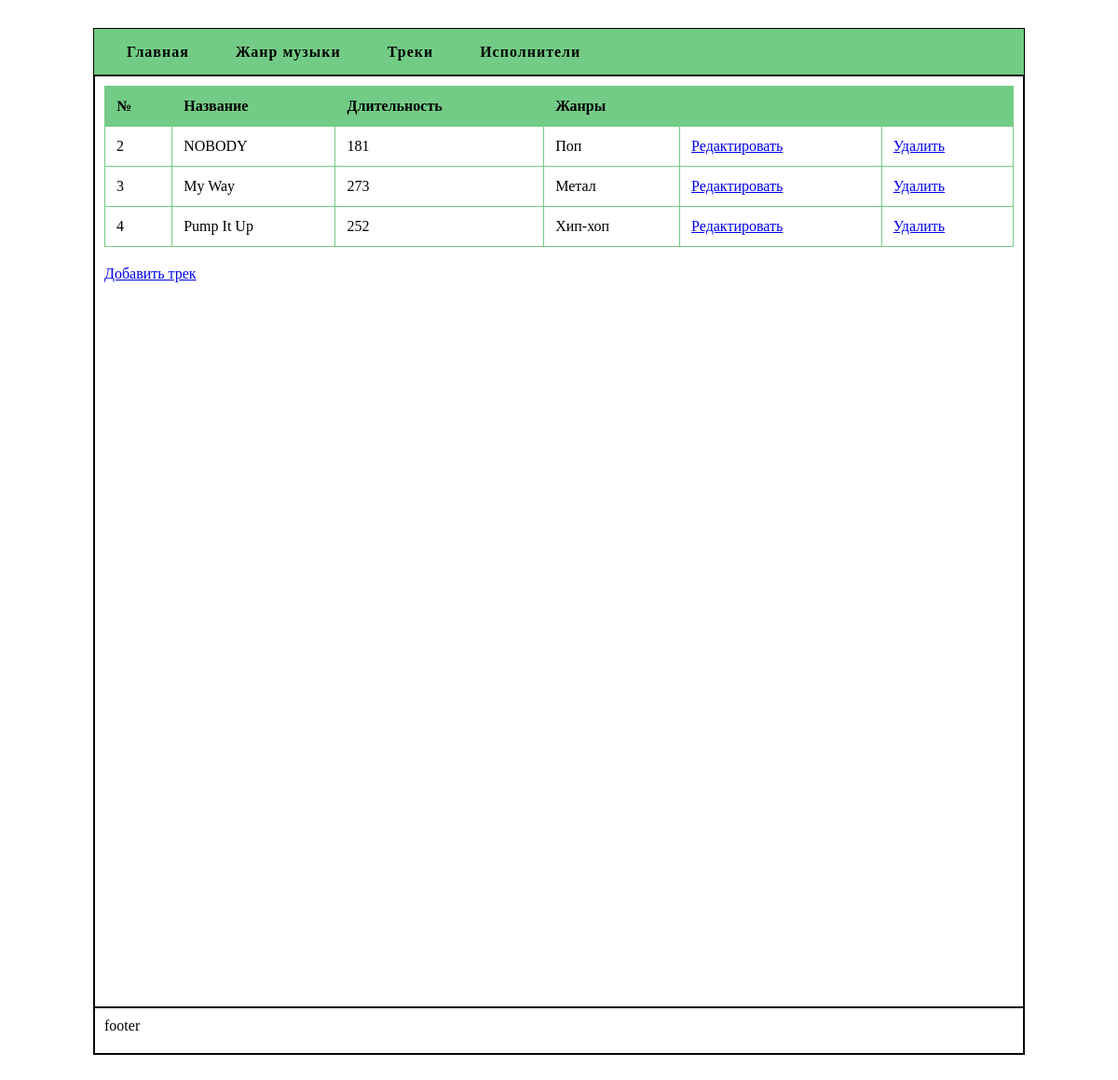
/tracks/, run on the app's committed database.
### main/models.py (models this page shows, shortened)
class Track(models.Model):
    title = models.CharField(max_length=500, unique=True)
    duration = models.IntegerField()
    genre = models.ManyToManyField(Genre)
    artist = models.ForeignKey(Artist, on_delete=models.RESTRICT, null=True)

class Genre(models.Model):
    name_eng = models.CharField(max_length=100)
    name_ru = models.CharField(max_length=100)
    description = models.TextField()

### main/views.py (the view)
# urls.py: path('tracks/', views.tracks),
def tracks(request):
    t = Track.objects.all()
    return render(request, 'tracks.html', {'tracks': t})

### main/templates/tracks.html (shortened to what this page needs)
{% extends "base.html" %}
{% block content %}
<table>
    <thead>
        <tr>
            <th>№</th>
            <th>Название</th>
            <th>Длительность</th>
            <th>Жанры</th>
            <th></th>
            <th></th>
        </tr>
    </thead>
    <tbody>
        {% for t in tracks %}
        <tr>
            <td>{{t.id}}</td>
            <td>{{t.title}}</td>
            <td>{{t.duration}}</td>
            <td>
                {% for g in t.genre.all %}
                    {{g.name_ru}}
                {% endfor %}
            </td>
            <td><a href="/edit_track/{{t.id}}">Редактировать</a></td>
            <td><a href="/delete_track/{{t.id}}">Удалить</a></td>
        </tr>
        {% endfor %}
    </tbody>
</table>
<a href="/add_track">Добавить трек</a>
{% endblock content %}

### main/static/styles.css (style rules this page uses)
* { box-sizing: border-box; }
table { width: 100%; border-collapse: collapse; margin-bottom: 20px; }
table th, table td { border: 1px, solid rgb(115, 204, 134); padding: 12px; text-align: left; }
table th { background-color:rgb(115, 204, 134); color: black; }

### data on the page
Track: id "2", title "NOBODY", duration "181"
Genre: name_ru "Поп"
Track: id "3", title "My Way", duration "273"
Genre: name_ru "Метал"
Track: id "4", title "Pump It Up", duration "252"
Genre: name_ru "Хип-хоп"
